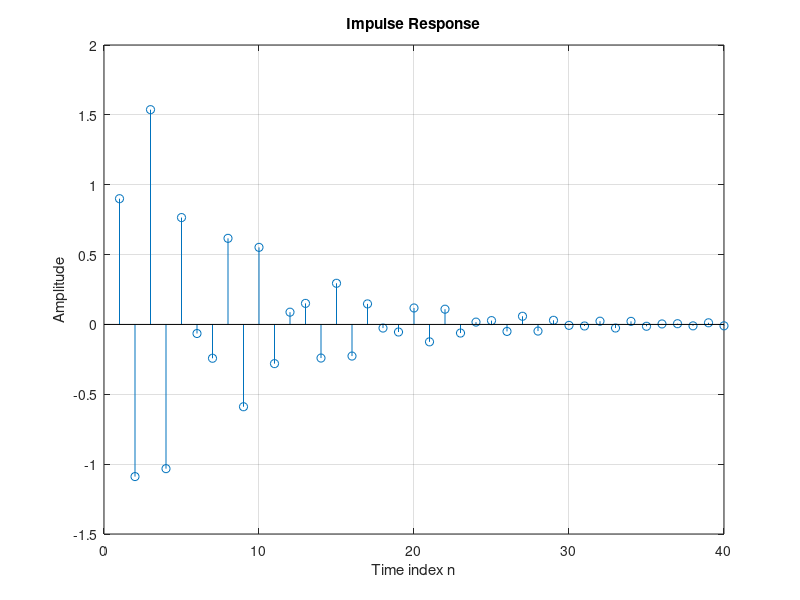

Write the MATLAB code that produced this figure.
% Program Q2_21
% Compute the impulse response y
clf;
N = 40;
num = [0.9 -0.45 0.35 0.002];
den = [1.0 0.71 -0.46 -0.62];
% input: unit pulse
x = [1 zeros(1, N - 1)];
% output
y = filter(num, den, x);
% Plot the impulse response
% NOTE: the time axis will be WRONG; h[0] will
% be plotted at n=1; but this will agree with
% the INCORRECT plotting that was also done
% by program P2_5.
stem(y);
xlabel('Time index n'); ylabel('Amplitude');
title('Impulse Response'); grid;
